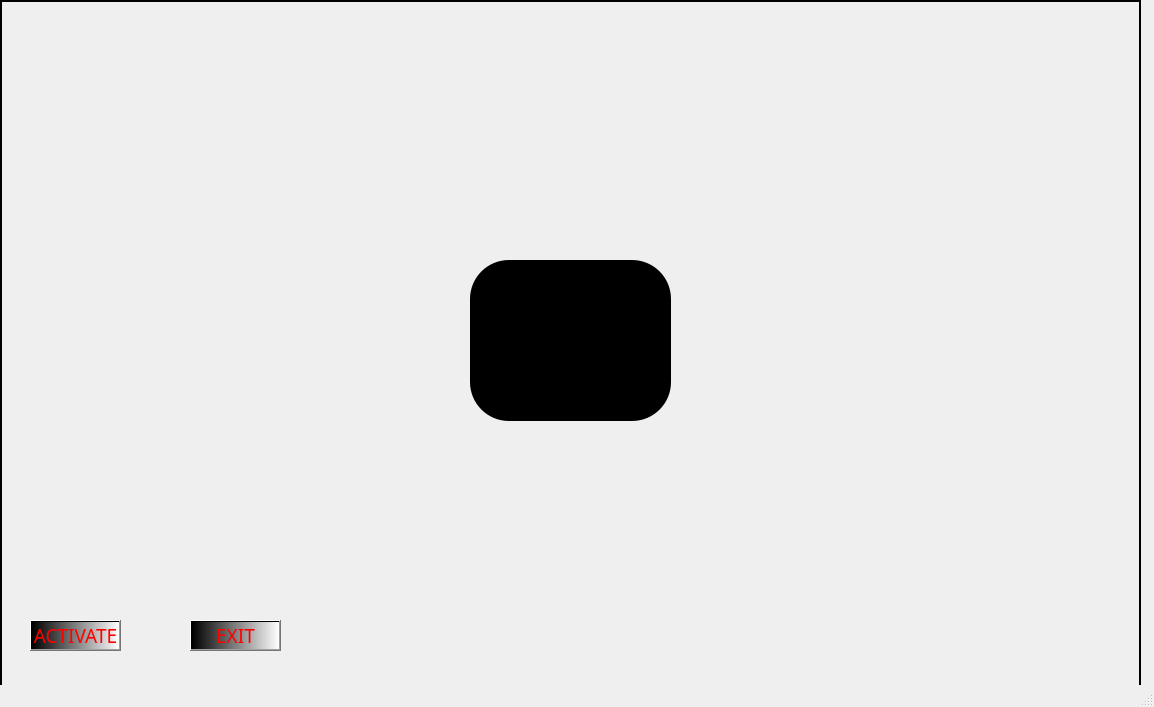
<?xml version="1.0" encoding="UTF-8"?>
<ui version="4.0">
 <class>PolyMa</class>
 <widget class="QMainWindow" name="PolyMa">
  <property name="geometry">
   <rect>
    <x>0</x>
    <y>0</y>
    <width>1154</width>
    <height>707</height>
   </rect>
  </property>
  <property name="windowTitle">
   <string>MainWindow</string>
  </property>
  <widget class="QWidget" name="centralwidget">
   <widget class="QLabel" name="label">
    <property name="geometry">
     <rect>
      <x>0</x>
      <y>0</y>
      <width>1141</width>
      <height>691</height>
     </rect>
    </property>
    <property name="styleSheet">
     <string notr="true">font: 75 8pt &quot;MS Shell Dlg 2&quot;;</string>
    </property>
    <property name="frameShape">
     <enum>QFrame::WinPanel</enum>
    </property>
    <property name="text">
     <string/>
    </property>
    <property name="pixmap">
     <pixmap>122.gif</pixmap>
    </property>
    <property name="scaledContents">
     <bool>true</bool>
    </property>
   </widget>
   <widget class="QPushButton" name="pushButton">
    <property name="geometry">
     <rect>
      <x>30</x>
      <y>620</y>
      <width>91</width>
      <height>31</height>
     </rect>
    </property>
    <property name="font">
     <font>
      <family>Tw Cen MT Condensed Extra Bold</family>
      <pointsize>14</pointsize>
      <weight>50</weight>
      <italic>false</italic>
      <bold>false</bold>
     </font>
    </property>
    <property name="styleSheet">
     <string notr="true">font: 14pt &quot;Tw Cen MT Condensed Extra Bold&quot;;
border-color: qlineargradient(spread:pad, x1:0, y1:0, x2:1, y2:0, stop:0 rgba(0, 0, 0, 255), stop:1 rgba(255, 255, 255, 255))qradialgradient(spread:pad, cx:0.551, cy:0.642045, radius:1.097, fx:0.295, fy:0.301136, stop:0 rgba(0, 0, 0, 255), stop:1 rgba(255, 255, 255, 255));
background-color: qlineargradient(spread:pad, x1:0, y1:0, x2:1, y2:0, stop:0 rgba(0, 0, 0, 255), stop:1 rgba(255, 255, 255, 255));
color: rgb(255, 0, 0);</string>
    </property>
    <property name="text">
     <string>ACTIVATE</string>
    </property>
   </widget>
   <widget class="QPushButton" name="pushButton_2">
    <property name="geometry">
     <rect>
      <x>190</x>
      <y>620</y>
      <width>91</width>
      <height>31</height>
     </rect>
    </property>
    <property name="font">
     <font>
      <family>Tw Cen MT Condensed Extra Bold</family>
      <pointsize>14</pointsize>
      <weight>50</weight>
      <italic>false</italic>
      <bold>false</bold>
     </font>
    </property>
    <property name="styleSheet">
     <string notr="true">font: 14pt &quot;Tw Cen MT Condensed Extra Bold&quot;;
border-color: qlineargradient(spread:pad, x1:0, y1:0, x2:1, y2:0, stop:0 rgba(0, 0, 0, 255), stop:1 rgba(255, 255, 255, 255))qradialgradient(spread:pad, cx:0.551, cy:0.642045, radius:1.097, fx:0.295, fy:0.301136, stop:0 rgba(0, 0, 0, 255), stop:1 rgba(255, 255, 255, 255));
background-color: qlineargradient(spread:pad, x1:0, y1:0, x2:1, y2:0, stop:0 rgba(0, 0, 0, 255), stop:1 rgba(255, 255, 255, 255));
color: rgb(255, 0, 0);</string>
    </property>
    <property name="text">
     <string>EXIT</string>
    </property>
   </widget>
   <widget class="QLabel" name="label_2">
    <property name="geometry">
     <rect>
      <x>0</x>
      <y>0</y>
      <width>411</width>
      <height>161</height>
     </rect>
    </property>
    <property name="text">
     <string/>
    </property>
    <property name="pixmap">
     <pixmap>125.gif</pixmap>
    </property>
    <property name="scaledContents">
     <bool>true</bool>
    </property>
   </widget>
   <widget class="QLabel" name="label_3">
    <property name="geometry">
     <rect>
      <x>470</x>
      <y>260</y>
      <width>201</width>
      <height>161</height>
     </rect>
    </property>
    <property name="styleSheet">
     <string notr="true">background:transparant;
border-radius:none;
</string>
    </property>
    <property name="frameShape">
     <enum>QFrame::NoFrame</enum>
    </property>
    <property name="frameShadow">
     <enum>QFrame::Plain</enum>
    </property>
    <property name="lineWidth">
     <number>0</number>
    </property>
    <property name="text">
     <string/>
    </property>
    <property name="pixmap">
     <pixmap>127.gif</pixmap>
    </property>
    <property name="scaledContents">
     <bool>true</bool>
    </property>
   </widget>
   <widget class="QLabel" name="label_4">
    <property name="geometry">
     <rect>
      <x>860</x>
      <y>480</y>
      <width>231</width>
      <height>61</height>
     </rect>
    </property>
    <property name="text">
     <string/>
    </property>
    <property name="pixmap">
     <pixmap>129.png</pixmap>
    </property>
    <property name="scaledContents">
     <bool>true</bool>
    </property>
   </widget>
   <widget class="QLabel" name="label_5">
    <property name="geometry">
     <rect>
      <x>860</x>
      <y>570</y>
      <width>231</width>
      <height>61</height>
     </rect>
    </property>
    <property name="text">
     <string/>
    </property>
    <property name="pixmap">
     <pixmap>129.png</pixmap>
    </property>
    <property name="scaledContents">
     <bool>true</bool>
    </property>
   </widget>
   <widget class="QLabel" name="label_6">
    <property name="geometry">
     <rect>
      <x>930</x>
      <y>0</y>
      <width>171</width>
      <height>151</height>
     </rect>
    </property>
    <property name="text">
     <string/>
    </property>
    <property name="pixmap">
     <pixmap>130.gif</pixmap>
    </property>
    <property name="scaledContents">
     <bool>true</bool>
    </property>
   </widget>
  </widget>
  <widget class="QMenuBar" name="menubar">
   <property name="geometry">
    <rect>
     <x>0</x>
     <y>0</y>
     <width>1154</width>
     <height>21</height>
    </rect>
   </property>
  </widget>
  <widget class="QStatusBar" name="statusbar"/>
 </widget>
 <resources/>
 <connections/>
</ui>
